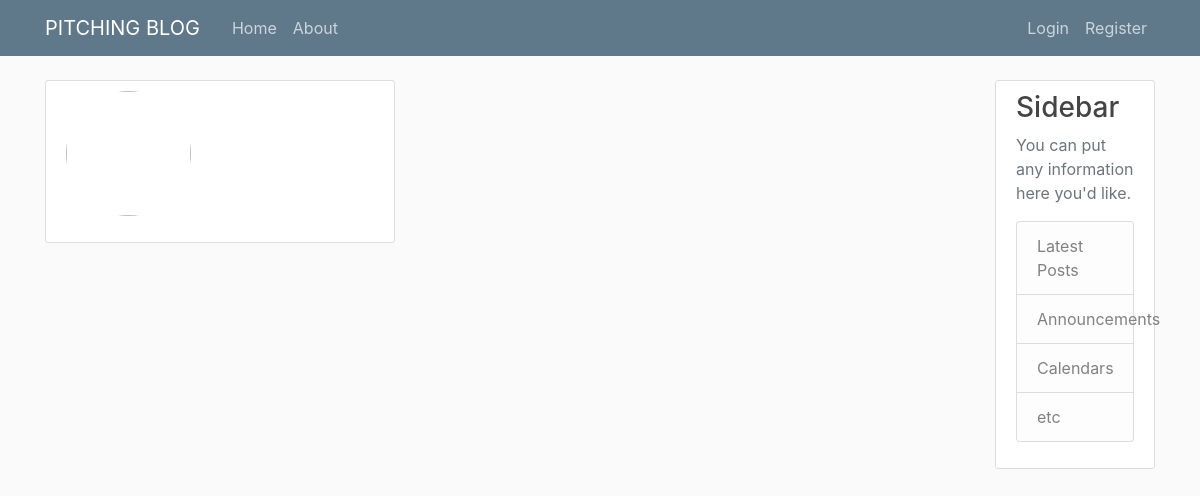
/home, run on an earlier commit of the app's database.
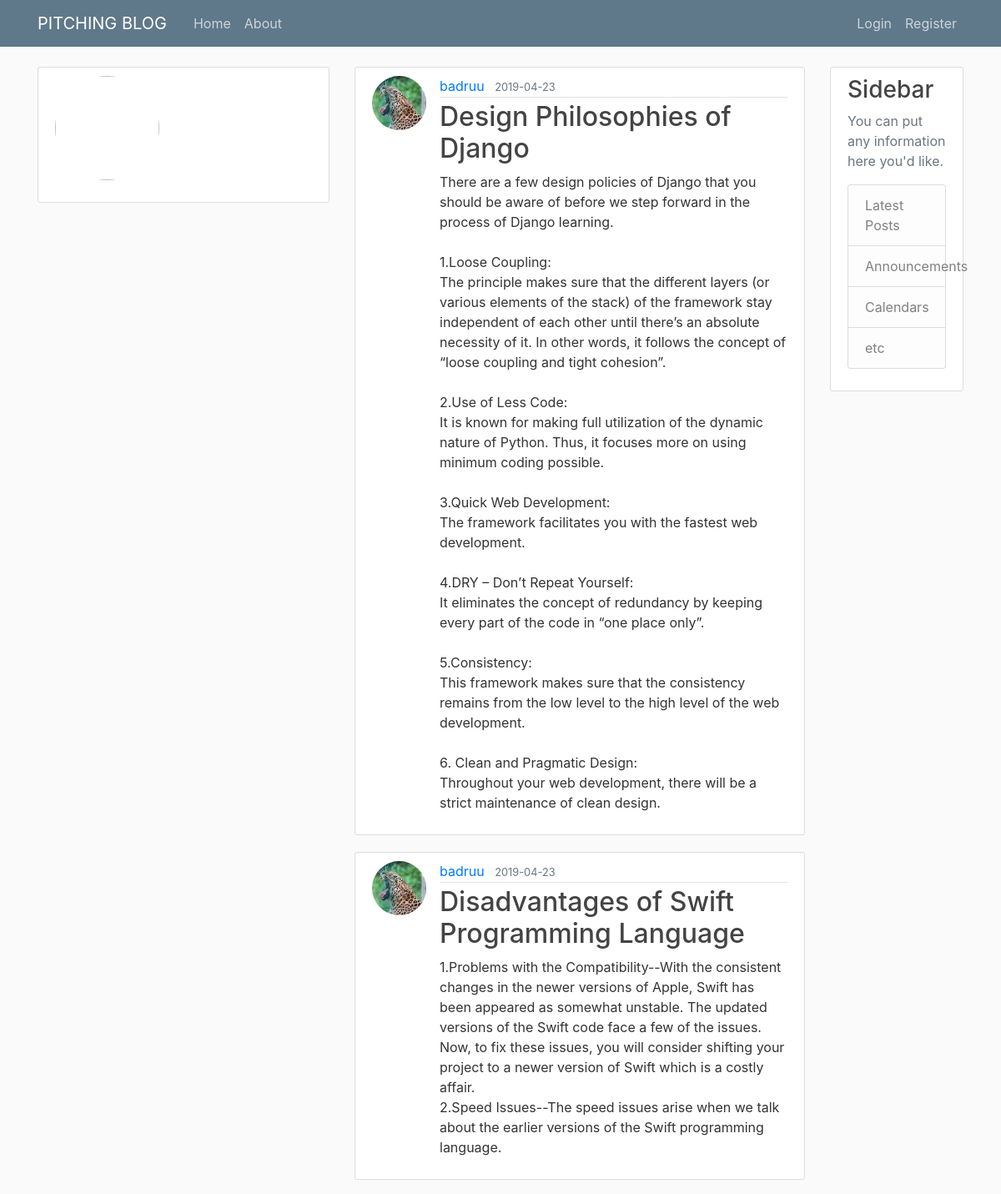
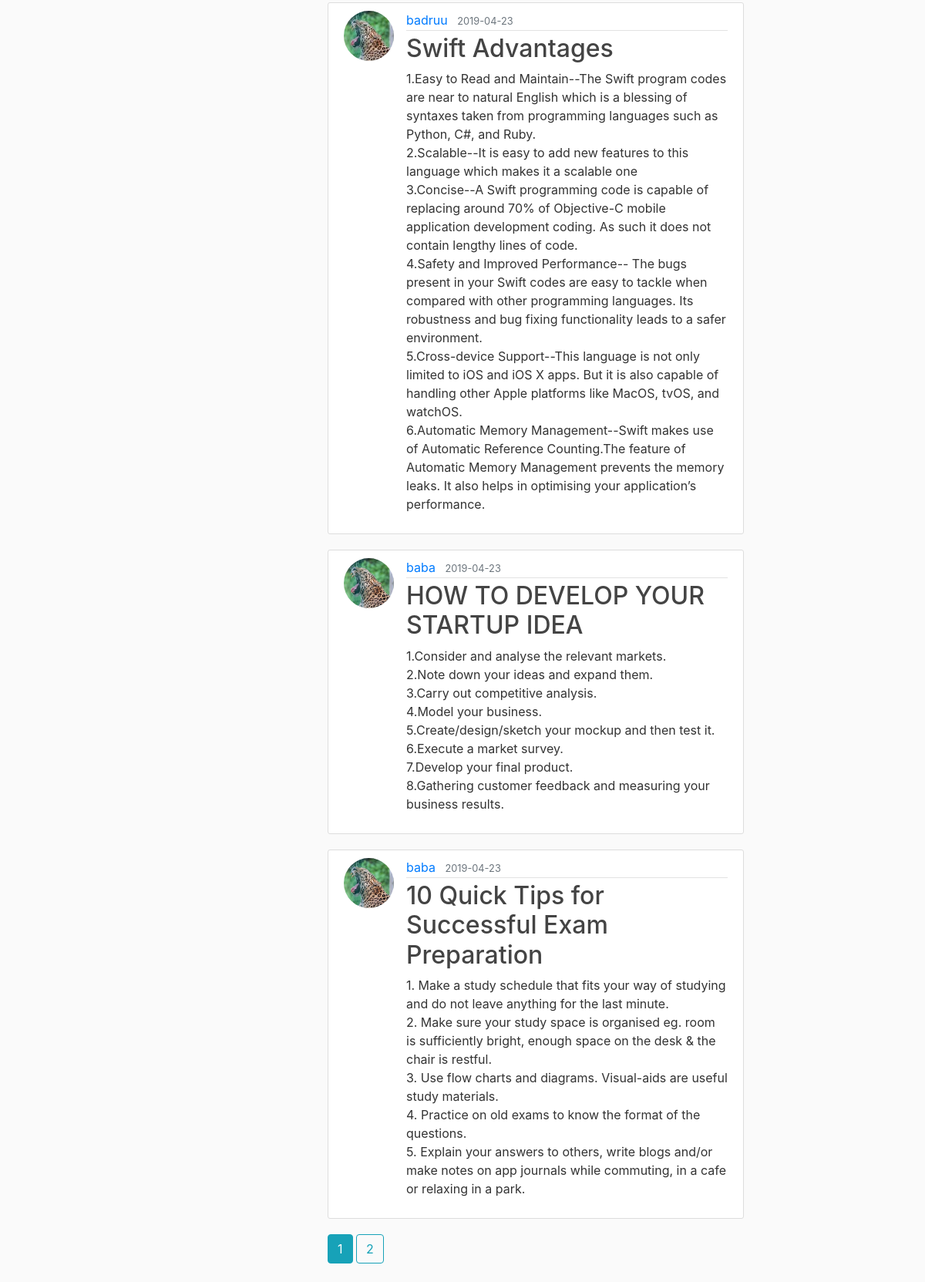
And on a later commit of the database (2 pictures, top to bottom).
### pitch/models.py (models this page shows, shortened)
class Post(db.Model):
    id = db.Column(db.Integer, primary_key=True)
    title = db.Column(db.String(100), nullable=False)
    date_posted = db.Column(db.DateTime, nullable=False, default=datetime.utcnow)
    content = db.Column(db.Text, nullable=False)
    user_id = db.Column(db.Integer, db.ForeignKey('user.id'), nullable=False)

class User(db.Model, UserMixin):
    id = db.Column(db.Integer, primary_key=True)
    username = db.Column(db.String(20), unique=True, nullable=False)
    email = db.Column(db.String(120), unique=True, nullable=False)
    image_file = db.Column(db.String(20), nullable=False, default='default.jpg')
    password = db.Column(db.String(60), nullable=False)
    posts = db.relationship('Post', backref='author', lazy=True)

### pitch/main/routes.py (the view)
@main.route("/")
@main.route("/home")
def home():
    page = request.args.get('page', 1, type=int)
    posts = Post.query.order_by(Post.date_posted.desc()).paginate(page=page, per_page=5)
    return render_template('home.html', posts = posts)

### pitch/templates/home.html (shortened to what this page needs)
{% extends "layout.html" %}
{% block content %}
<div class="row">
  <div class="col-md-4">
      <div class="content-section">
          <div class="media">
            <img class="rounded-circle account-img" src="{{ image_file }}">
            <div class="media-body">
            </div>
        </div>
      </div>
  </div>
  <div class="col-md-6">
      {% for post in posts.items %}
      <article class="media content-section">
        <img class="rounded-circle article-img" src="{{ url_for('static', filename='profile_pics/' + post.author.image_file) }}" alt="">
        <div class="media-body">
          <div class="article-metadata">
            <a class="mr-2" href="{{ url_for('users.user_posts', username=post.author.username) }}">{{ post.author.username }}</a>
            <small class="text-muted">{{ post.date_posted.strftime('%Y-%m-%d') }}</small>
          </div>
          <h2><a class="article-title" href="{{ url_for('posts.post', post_id=post.id)}}">{{ post.title }}</a></h2>
          <p class="article-content">{{ post.content }}</p>
        </div>
      </article>
      {% endfor %}
      {% for page_num in posts.iter_pages(left_edge=1, right_edge=1, left_current=1, right_current=2) %}
        {% if page_num %}
          {% if posts.page == page_num %}
            <a class="btn btn-info mb-4" href="{{ url_for('main.home', page=page_num) }}">{{ page_num }}</a>
          {% else %}
            <a class="btn btn-outline-info mb-4" href="{{ url_for('main.home', page=page_num) }}">{{ page_num }}</a>
          {% endif %}
        {% else %}
          ...
        {% endif %}
      {% endfor %}
      </div>
      <div class="col-md-2">
          <div class="content-section">
            <h3>Sidebar</h3>
            <p class='text-muted'>You can put any information here you'd like.
              <ul class="list-group">
                <li class="list-group-item list-group-item-light">Latest Posts</li>
                <li class="list-group-item list-group-item-light">Announcements</li>
                <li class="list-group-item list-group-item-light">Calendars</li>
                <li class="list-group-item list-group-item-light">etc</li>
              </ul>
            </p>
          </div>
        </div>
</div>
{% endblock content %}

What changed in the data, as far as the page shows it:
added Post: image_file (picture), author.username "badruu", date_posted "2019-04-23", title "Design Philosophies of Django", content "There are a few design policies of Django that you should be aware of before we step forward in the process of Django learning. 1.Loose Coupling: The principle makes sure that the different layers (or various elements of the stack) of the framework stay independent of each other until there’s an absolute necessity of it. In other words, it follows the concept of “loose coupling and tight cohesion”. 2.Use of Less Code: It is known for making full utilization of the dynamic nature of Python. Thus, it focuses more on using minimum coding possible. 3.Quick Web Development: The framework facilitates you with the fastest web development. 4.DRY – Don’t Repeat Yourself: It eliminates the concept of…"
added Post: image_file (picture), author.username "badruu", date_posted "2019-04-23", title "Disadvantages of Swift Programming Language", content "1.Problems with the Compatibility--With the consistent changes in the newer versions of Apple, Swift has been appeared as somewhat unstable. The updated versions of the Swift code face a few of the issues. Now, to fix these issues, you will consider shifting your project to a newer version of Swift which is a costly affair. 2.Speed Issues--The speed issues arise when we talk about the earlier versions of the Swift programming language."
added Post: image_file (picture), author.username "badruu", date_posted "2019-04-23", title "Swift Advantages", content "1.Easy to Read and Maintain--The Swift program codes are near to natural English which is a blessing of syntaxes taken from programming languages such as Python, C#, and Ruby. 2.Scalable--It is easy to add new features to this language which makes it a scalable one 3.Concise--A Swift programming code is capable of replacing around 70% of Objective-C mobile application development coding. As such it does not contain lengthy lines of code. 4.Safety and Improved Performance-- The bugs present in your Swift codes are easy to tackle when compared with other programming languages. Its robustness and bug fixing functionality leads to a safer environment. 5.Cross-device Support--This language is…"
added Post: image_file (placeholder picture), author.username "baba", date_posted "2019-04-23", title "HOW TO DEVELOP YOUR STARTUP IDEA", content "1.Consider and analyse the relevant markets. 2.Note down your ideas and expand them. 3.Carry out competitive analysis. 4.Model your business. 5.Create/design/sketch your mockup and then test it. 6.Execute a market survey. 7.Develop your final product. 8.Gathering customer feedback and measuring your business results."
added Post: image_file (placeholder picture), author.username "baba", date_posted "2019-04-23", title "10 Quick Tips for Successful Exam Preparation", content "1. Make a study schedule that fits your way of studying and do not leave anything for the last minute. 2. Make sure your study space is organised eg. room is sufficiently bright, enough space on the desk & the chair is restful. 3. Use flow charts and diagrams. Visual-aids are useful study materials. 4. Practice on old exams to know the format of the questions. 5. Explain your answers to others, write blogs and/or make notes on app journals while commuting, in a cafe or relaxing in a park."
Also different on the page:
new list line: "1"
new list line: "2"
